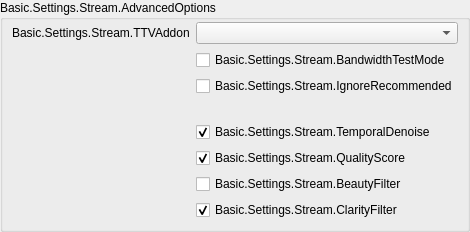
               <widget class="QGroupBox" name="serviceAdvancedOptionsGroupBox">
                <property name="title">
                 <string>Basic.Settings.Stream.AdvancedOptions</string>
                </property>
                <layout class="QFormLayout" name="serviceAdvancedOptionsLayout">
                 <property name="fieldGrowthPolicy">
                  <enum>QFormLayout::AllNonFixedFieldsGrow</enum>
                 </property>
                 <property name="labelAlignment">
                  <set>Qt::AlignRight|Qt::AlignTrailing|Qt::AlignVCenter</set>
                 </property>
                 <property name="leftMargin">
                  <number>9</number>
                 </property>
                 <property name="topMargin">
                  <number>2</number>
                 </property>
                 <property name="rightMargin">
                  <number>9</number>
                 </property>
                 <property name="bottomMargin">
                  <number>9</number>
                 </property>
                 <item row="0" column="0">
                  <widget class="QLabel" name="twitchAddonLabel">
                   <property name="text">
                    <string>Basic.Settings.Stream.TTVAddon</string>
                   </property>
                   <property name="buddy">
                    <cstring>twitchAddonDropdown</cstring>
                   </property>
                  </widget>
                 </item>
                 <item row="0" column="1">
                  <widget class="QComboBox" name="twitchAddonDropdown"/>
                 </item>
                 <item row="1" column="0">
                  <spacer name="horizontalSpacer_18_1">
                   <property name="orientation">
                    <enum>Qt::Horizontal</enum>
                   </property>
                   <property name="sizeHint" stdset="0">
                    <size>
                     <width>170</width>
                     <height>0</height>
                    </size>
                   </property>
                  </spacer>
                 </item>
                 <item row="1" column="1">
                  <widget class="QCheckBox" name="bandwidthTestEnable">
                   <property name="text">
                    <string>Basic.Settings.Stream.BandwidthTestMode</string>
                   </property>
                  </widget>
                 </item>
                 <item row="2" column="1">
                  <widget class="QCheckBox" name="ignoreRecommended">
                   <property name="text">
                    <string>Basic.Settings.Stream.IgnoreRecommended</string>
                   </property>
                  </widget>
                 </item>
                 <item row="3" column="1">
                  <widget class="QLabel" name="enforceSettingsLabel">
                   <property name="text">
                    <string notr="true"/>
                   </property>
                   <property name="textFormat">
                    <enum>Qt::RichText</enum>
                   </property>
                   <property name="openExternalLinks">
                    <bool>true</bool>
                   </property>
                  </widget>
                 </item>
                 <item row="4" column="1">
                  <widget class="QCheckBox" name="temporalDenoiseEnable">
                   <property name="text">
                    <string>Basic.Settings.Stream.TemporalDenoise</string>
                   </property>
                   <property name="checked">
                    <bool>true</bool>
                   </property>
                  </widget>
                 </item>
                 <item row="5" column="1">
                  <widget class="QCheckBox" name="qualityScoreEnable">
                   <property name="text">
                    <string>Basic.Settings.Stream.QualityScore</string>
                   </property>
                   <property name="checked">
                    <bool>true</bool>
                   </property>
                  </widget>
                 </item>
                 <item row="6" column="1">
                  <widget class="QCheckBox" name="beautyFilterEnable">
                   <property name="text">
                    <string>Basic.Settings.Stream.BeautyFilter</string>
                   </property>
                   <property name="checked">
                    <bool>false</bool>
                   </property>
                  </widget>
                 </item>
                 <item row="7" column="1">
                  <widget class="QCheckBox" name="clarityFilterEnable">
                   <property name="text">
                    <string>Basic.Settings.Stream.ClarityFilter</string>
                   </property>
                   <property name="checked">
                    <bool>true</bool>
                   </property>
                  </widget>
                 </item>
                </layout>
               </widget>
